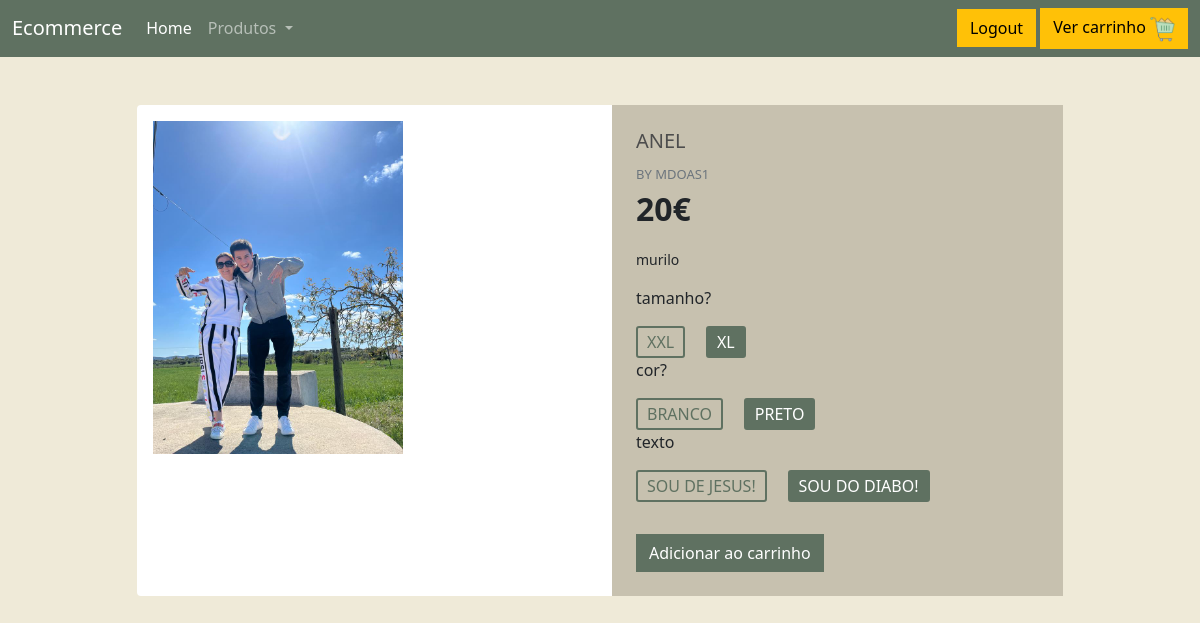
The app's page /produto7/ (signed in), older data.
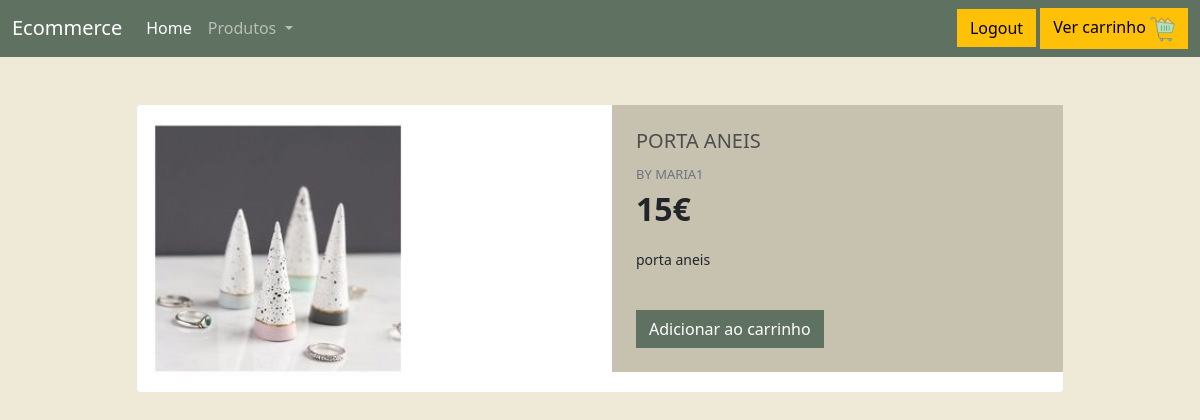
The same page, newer data.
### loja/models.py (models this page shows, shortened)
class Produto(models.Model):
    preco = models.IntegerField()
    nome = models.CharField(max_length=100)
    descricao = models.CharField(max_length=300)
    personalizavel = models.BooleanField(default=False)
    pic = models.ImageField(upload_to='images', blank=True, null=True)
    seller = models.ForeignKey(Vendedor, on_delete=models.RESTRICT)

class Vendedor(models.Model):
    who = models.OneToOneField(User, on_delete=models.CASCADE) #generalizacao

class Questao(models.Model):
    texto = models.CharField(max_length=200)
    produto = models.ForeignKey(Produto ,on_delete=models.CASCADE)
    def __str__(self):
        return self.texto

class Opcao(models.Model): #é uma opcão de escolha de um produto é como um produto filtrado
    texto = models.CharField(max_length=200)
    questao = models.ForeignKey(Questao ,on_delete=models.CASCADE)
    def __str__(self):
        return self.texto

### loja/views.py (the view)
# urls.py: path("produto<int:produto_id>/",views.detalheProd,name="detalheProd"),
@login_required(login_url='loja:login1')
def detalheProd (request, produto_id):
    produto= get_object_or_404(Produto,id=produto_id)
    isvender= (produto.seller.who.id==request.user.id)
    questoes=Questao.objects.filter(produto_id=produto_id)
    list=[]
    for questao in questoes:
        list.append(Opcao.objects.filter(questao_id=questao.id))
    lista = zip(questoes,list)
    return render(request, 'loja/detalhesProd.html' , {'produto': produto,'isVendedor':isvender,'perguntas':lista})

### loja/templates/loja/detalhesProd.html (shortened to what this page needs)
    {% extends "loja/main.html" %}
{% load static %}
{% block css %}
<link rel="stylesheet" type="text/css" href="{% static 'css/detalhesProd.css' %}">
{% endblock css %}
{% block content %}
<div class="container mt-5 mb-5">
    <div class="row d-flex justify-content-center">
        <div class="col-md-10">
            <div class="card me-auto ms-auto">
                <div class="row">
                    <div class="col-md-6">
                        <div class="images p-3">
                            <img id="main-image" src="{{produto.pic}}" width="250" />
                        </div>
                    </div>
                    <div class="col-md-6">
                        <div class="product p-4">
                            <div class="mb-3">
                                <h5 class="text-uppercase">{{produto.nome}}</h5>
                                <span class="text-uppercase text-muted brand">by {{produto.seller.who.username}}</span>
                                <div class="price d-flex flex-row align-items-center fs-2 fw-bold"> {{produto.preco}}€
                                </div>
                            </div>
                            <p class="about">{{produto.descricao}}</p>
                            <form action="">
                            {% for questao,opcao in perguntas %}
                            <p>{{questao}}</p>
                                {% for chose in opcao %}
                                <label class="radio"> <input type="radio" name="{{opcao}}" value="{{chose}}" checked> <span>{{chose}}</span> </label>
                                {% endfor %}
                            {% endfor %}
                        </form>
                            <br>
                            {% if isVendedor %}
                            <a class="btn btn-danger float-right " href="{% url 'loja:apagar' produto.id %}">Apagar Produto</a>
                            {% else %}
                            <a class="btn btn-danger float-right " href="{% url 'loja:add_cart' produto.id %}">Adicionar ao carrinho</a>
                            {% endif %}
                        </div>
                    </div>
                </div>
            </div>
        </div>
    </div>
</div>
{% endblock content %}

Row changes from the older to the newer data that the page shows:
removed Questao: texto "tamanho?"
removed Opcao: texto "XXL", shown under "tamanho?"
removed Opcao: texto "XL", shown under "tamanho?"
removed Questao: texto "cor?"
removed Opcao: texto "BRANCO", shown under "cor?"
removed Opcao: texto "PRETO", shown under "cor?"
removed Questao: texto "texto"
removed Opcao: texto "SOU DE JESUS!", shown under "texto"
removed Opcao: texto "SOU DO DIABO!", shown under "texto"
changed Produto: pic: a different picture; nome "ANEL" → "PORTA ANEIS"; seller.who.username "MDOAS1" → "MARIA1"; preco "20" → "15"; descricao "murilo" → "porta aneis"
